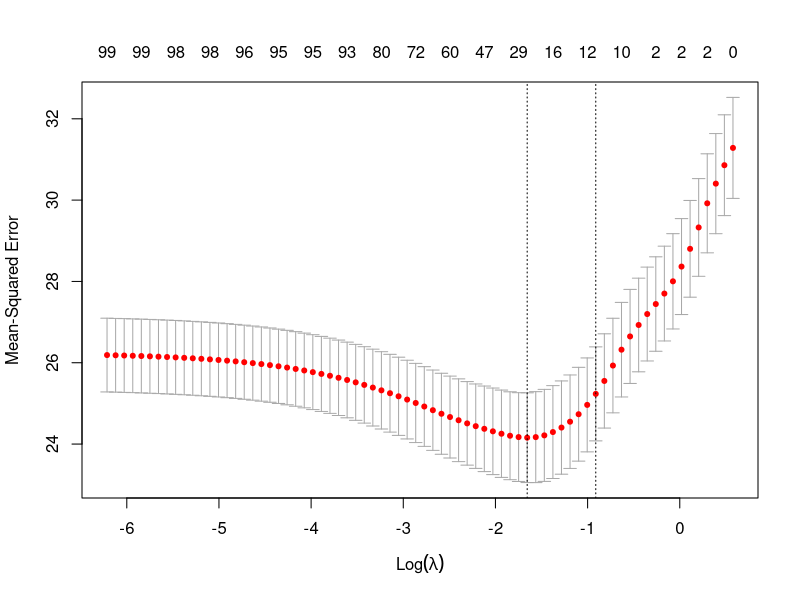

Here is the R script that generated this plot:
rm(list=ls())
library(glmnet)
?glmnet


# Gaussian
x <- matrix(rnorm(100 * 20), 100, 20)
y <- rnorm(100)
fit1 <- glmnet(x, y)
print(fit1)
a <- coef(fit1)
dim(a)
coef(fit1, s = 0.01)  # extract coefficients at a single value of lambda
predict(fit1, newx = x[1:10, ], s = c(0.01, 0.005))  # make predictions


cvob1 <- cv.glmnet(x, y)
set.seed(1010)
n = 1000
p = 100
nzc = trunc(p/10)
x = matrix(rnorm(n * p), n, p)
beta = rnorm(nzc)
fx = x[, seq(nzc)] %*% beta
eps = rnorm(n) * 5
y = drop(fx + eps)
px = exp(fx)
px = px/(1 + px)
ly = rbinom(n = length(px), prob = px, size = 1)

set.seed(1011)
cvob1 = cv.glmnet(x, y)
plot(cvob1)
coef(cvob1)

a <- c("a"=0,"b"=0)
a
a[a!=0]
class(cvob1)
a <- coef(cvob1)
class(a)
a
a <- as.matrix(a)
class(a)
dim(a)
co <- as.matrix(coef(cvob1))[,1][-1]
